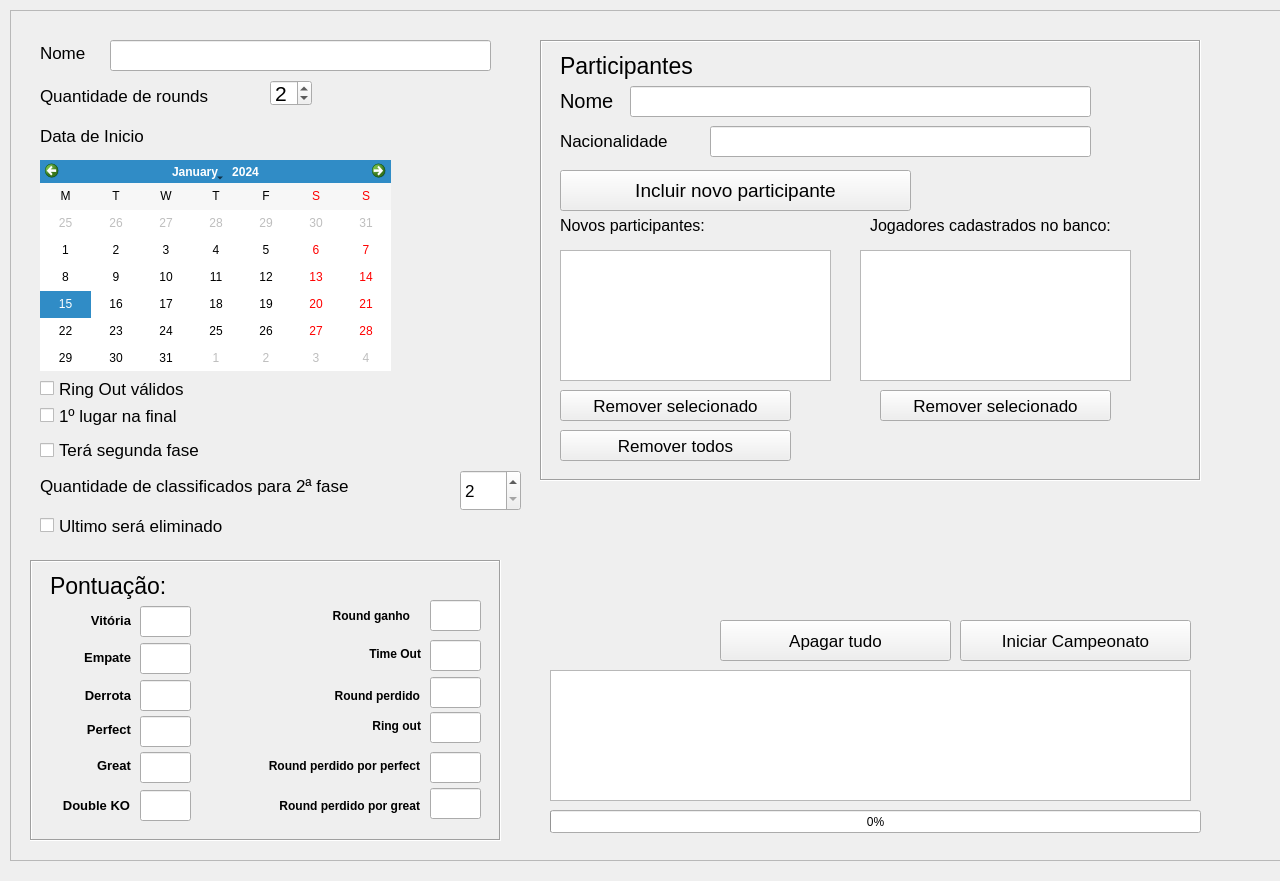
<?xml version="1.0" encoding="UTF-8"?>
<ui version="4.0">
 <class>CadastrarCampeonato</class>
 <widget class="QMainWindow" name="CadastrarCampeonato">
  <property name="windowModality">
   <enum>Qt::ApplicationModal</enum>
  </property>
  <property name="geometry">
   <rect>
    <x>0</x>
    <y>0</y>
    <width>1280</width>
    <height>881</height>
   </rect>
  </property>
  <property name="sizeIncrement">
   <size>
    <width>1</width>
    <height>1</height>
   </size>
  </property>
  <property name="baseSize">
   <size>
    <width>1280</width>
    <height>720</height>
   </size>
  </property>
  <property name="windowTitle">
   <string>MainWindow</string>
  </property>
  <widget class="QWidget" name="centralwidget">
   <widget class="QFrame" name="frame">
    <property name="geometry">
     <rect>
      <x>10</x>
      <y>10</y>
      <width>1280</width>
      <height>851</height>
     </rect>
    </property>
    <property name="minimumSize">
     <size>
      <width>0</width>
      <height>0</height>
     </size>
    </property>
    <property name="maximumSize">
     <size>
      <width>3840</width>
      <height>2160</height>
     </size>
    </property>
    <property name="frameShape">
     <enum>QFrame::StyledPanel</enum>
    </property>
    <property name="frameShadow">
     <enum>QFrame::Raised</enum>
    </property>
    <widget class="QLabel" name="label">
     <property name="geometry">
      <rect>
       <x>30</x>
       <y>30</y>
       <width>90</width>
       <height>25</height>
      </rect>
     </property>
     <property name="font">
      <font>
       <pointsize>13</pointsize>
      </font>
     </property>
     <property name="text">
      <string>Nome</string>
     </property>
    </widget>
    <widget class="QLineEdit" name="campoNome">
     <property name="geometry">
      <rect>
       <x>100</x>
       <y>30</y>
       <width>381</width>
       <height>31</height>
      </rect>
     </property>
     <property name="font">
      <font>
       <pointsize>16</pointsize>
      </font>
     </property>
    </widget>
    <widget class="QLabel" name="label_2">
     <property name="geometry">
      <rect>
       <x>30</x>
       <y>70</y>
       <width>300</width>
       <height>31</height>
      </rect>
     </property>
     <property name="font">
      <font>
       <pointsize>13</pointsize>
      </font>
     </property>
     <property name="text">
      <string>Quantidade de rounds</string>
     </property>
    </widget>
    <widget class="QSpinBox" name="spinBox">
     <property name="geometry">
      <rect>
       <x>260</x>
       <y>70</y>
       <width>42</width>
       <height>26</height>
      </rect>
     </property>
     <property name="font">
      <font>
       <pointsize>16</pointsize>
      </font>
     </property>
     <property name="minimum">
      <number>1</number>
     </property>
     <property name="maximum">
      <number>5</number>
     </property>
     <property name="value">
      <number>2</number>
     </property>
    </widget>
    <widget class="QLabel" name="label_3">
     <property name="geometry">
      <rect>
       <x>30</x>
       <y>110</y>
       <width>200</width>
       <height>31</height>
      </rect>
     </property>
     <property name="font">
      <font>
       <pointsize>13</pointsize>
      </font>
     </property>
     <property name="text">
      <string>Data de Inicio</string>
     </property>
    </widget>
    <widget class="QCalendarWidget" name="calendarWidget">
     <property name="geometry">
      <rect>
       <x>30</x>
       <y>150</y>
       <width>351</width>
       <height>211</height>
      </rect>
     </property>
     <property name="toolTip">
      <string>Inserir a data do inicio do campeonato</string>
     </property>
     <property name="horizontalHeaderFormat">
      <enum>QCalendarWidget::SingleLetterDayNames</enum>
     </property>
     <property name="verticalHeaderFormat">
      <enum>QCalendarWidget::NoVerticalHeader</enum>
     </property>
     <property name="navigationBarVisible">
      <bool>true</bool>
     </property>
     <property name="dateEditEnabled">
      <bool>true</bool>
     </property>
     <property name="dateEditAcceptDelay">
      <number>1500</number>
     </property>
    </widget>
    <widget class="QFrame" name="frame_2">
     <property name="geometry">
      <rect>
       <x>530</x>
       <y>30</y>
       <width>661</width>
       <height>441</height>
      </rect>
     </property>
     <property name="sizePolicy">
      <sizepolicy hsizetype="Fixed" vsizetype="Fixed">
       <horstretch>0</horstretch>
       <verstretch>0</verstretch>
      </sizepolicy>
     </property>
     <property name="frameShape">
      <enum>QFrame::Box</enum>
     </property>
     <property name="frameShadow">
      <enum>QFrame::Sunken</enum>
     </property>
     <widget class="QLabel" name="label_4">
      <property name="geometry">
       <rect>
        <x>20</x>
        <y>10</y>
        <width>161</width>
        <height>31</height>
       </rect>
      </property>
      <property name="font">
       <font>
        <pointsize>17</pointsize>
       </font>
      </property>
      <property name="text">
       <string>Participantes</string>
      </property>
     </widget>
     <widget class="QLabel" name="label_5">
      <property name="geometry">
       <rect>
        <x>20</x>
        <y>50</y>
        <width>71</width>
        <height>21</height>
       </rect>
      </property>
      <property name="font">
       <font>
        <pointsize>15</pointsize>
       </font>
      </property>
      <property name="text">
       <string>Nome</string>
      </property>
     </widget>
     <widget class="QLineEdit" name="campoNome_2">
      <property name="geometry">
       <rect>
        <x>90</x>
        <y>46</y>
        <width>461</width>
        <height>31</height>
       </rect>
      </property>
      <property name="font">
       <font>
        <pointsize>16</pointsize>
       </font>
      </property>
     </widget>
     <widget class="QLineEdit" name="campoNacionalidade">
      <property name="geometry">
       <rect>
        <x>170</x>
        <y>86</y>
        <width>381</width>
        <height>31</height>
       </rect>
      </property>
      <property name="font">
       <font>
        <pointsize>16</pointsize>
       </font>
      </property>
     </widget>
     <widget class="QLabel" name="label_6">
      <property name="geometry">
       <rect>
        <x>20</x>
        <y>90</y>
        <width>151</width>
        <height>21</height>
       </rect>
      </property>
      <property name="font">
       <font>
        <pointsize>13</pointsize>
       </font>
      </property>
      <property name="text">
       <string>Nacionalidade</string>
      </property>
     </widget>
     <widget class="QPushButton" name="botaoIncluir">
      <property name="geometry">
       <rect>
        <x>20</x>
        <y>130</y>
        <width>351</width>
        <height>41</height>
       </rect>
      </property>
      <property name="font">
       <font>
        <pointsize>14</pointsize>
       </font>
      </property>
      <property name="text">
       <string>Incluir novo participante</string>
      </property>
     </widget>
     <widget class="QListWidget" name="listWidget">
      <property name="geometry">
       <rect>
        <x>20</x>
        <y>210</y>
        <width>271</width>
        <height>131</height>
       </rect>
      </property>
      <property name="font">
       <font>
        <pointsize>12</pointsize>
       </font>
      </property>
      <property name="selectionMode">
       <enum>QAbstractItemView::SingleSelection</enum>
      </property>
     </widget>
     <widget class="QLabel" name="label_7">
      <property name="geometry">
       <rect>
        <x>20</x>
        <y>170</y>
        <width>211</width>
        <height>31</height>
       </rect>
      </property>
      <property name="font">
       <font>
        <pointsize>12</pointsize>
       </font>
      </property>
      <property name="text">
       <string>Novos participantes:</string>
      </property>
     </widget>
     <widget class="QPushButton" name="botaoRemoverSelecionado">
      <property name="geometry">
       <rect>
        <x>20</x>
        <y>350</y>
        <width>231</width>
        <height>31</height>
       </rect>
      </property>
      <property name="font">
       <font>
        <pointsize>13</pointsize>
       </font>
      </property>
      <property name="text">
       <string>Remover selecionado</string>
      </property>
     </widget>
     <widget class="QPushButton" name="botaoRemoverTodos">
      <property name="geometry">
       <rect>
        <x>20</x>
        <y>390</y>
        <width>231</width>
        <height>31</height>
       </rect>
      </property>
      <property name="font">
       <font>
        <pointsize>13</pointsize>
       </font>
      </property>
      <property name="text">
       <string>Remover todos</string>
      </property>
     </widget>
     <widget class="QListWidget" name="listWidget_2">
      <property name="geometry">
       <rect>
        <x>320</x>
        <y>210</y>
        <width>271</width>
        <height>131</height>
       </rect>
      </property>
      <property name="font">
       <font>
        <pointsize>12</pointsize>
       </font>
      </property>
      <property name="selectionMode">
       <enum>QAbstractItemView::SingleSelection</enum>
      </property>
     </widget>
     <widget class="QPushButton" name="botaoRemoverSelecionado_2">
      <property name="geometry">
       <rect>
        <x>340</x>
        <y>350</y>
        <width>231</width>
        <height>31</height>
       </rect>
      </property>
      <property name="font">
       <font>
        <pointsize>13</pointsize>
       </font>
      </property>
      <property name="text">
       <string>Remover selecionado</string>
      </property>
     </widget>
     <widget class="QLabel" name="label_20">
      <property name="geometry">
       <rect>
        <x>330</x>
        <y>170</y>
        <width>291</width>
        <height>31</height>
       </rect>
      </property>
      <property name="font">
       <font>
        <pointsize>12</pointsize>
       </font>
      </property>
      <property name="text">
       <string>Jogadores cadastrados no banco:</string>
      </property>
     </widget>
    </widget>
    <widget class="QFrame" name="frame_3">
     <property name="geometry">
      <rect>
       <x>20</x>
       <y>550</y>
       <width>471</width>
       <height>281</height>
      </rect>
     </property>
     <property name="minimumSize">
      <size>
       <width>0</width>
       <height>0</height>
      </size>
     </property>
     <property name="frameShape">
      <enum>QFrame::Box</enum>
     </property>
     <property name="frameShadow">
      <enum>QFrame::Sunken</enum>
     </property>
     <widget class="QLabel" name="label_8">
      <property name="geometry">
       <rect>
        <x>20</x>
        <y>10</y>
        <width>161</width>
        <height>31</height>
       </rect>
      </property>
      <property name="font">
       <font>
        <pointsize>17</pointsize>
       </font>
      </property>
      <property name="text">
       <string>Pontuação:</string>
      </property>
     </widget>
     <widget class="QLabel" name="label_9">
      <property name="geometry">
       <rect>
        <x>20</x>
        <y>50</y>
        <width>81</width>
        <height>21</height>
       </rect>
      </property>
      <property name="font">
       <font>
        <pointsize>10</pointsize>
        <weight>75</weight>
        <bold>true</bold>
       </font>
      </property>
      <property name="text">
       <string>Vitória</string>
      </property>
      <property name="alignment">
       <set>Qt::AlignRight|Qt::AlignTrailing|Qt::AlignVCenter</set>
      </property>
     </widget>
     <widget class="QLineEdit" name="campoVitoria">
      <property name="geometry">
       <rect>
        <x>110</x>
        <y>46</y>
        <width>51</width>
        <height>31</height>
       </rect>
      </property>
      <property name="font">
       <font>
        <pointsize>16</pointsize>
       </font>
      </property>
      <property name="text">
       <string/>
      </property>
      <property name="maxLength">
       <number>4</number>
      </property>
     </widget>
     <widget class="QLabel" name="label_10">
      <property name="geometry">
       <rect>
        <x>20</x>
        <y>82</y>
        <width>81</width>
        <height>31</height>
       </rect>
      </property>
      <property name="font">
       <font>
        <pointsize>10</pointsize>
        <weight>75</weight>
        <bold>true</bold>
       </font>
      </property>
      <property name="text">
       <string>Empate</string>
      </property>
      <property name="alignment">
       <set>Qt::AlignRight|Qt::AlignTrailing|Qt::AlignVCenter</set>
      </property>
     </widget>
     <widget class="QLineEdit" name="campoEmpate">
      <property name="geometry">
       <rect>
        <x>110</x>
        <y>83</y>
        <width>51</width>
        <height>31</height>
       </rect>
      </property>
      <property name="font">
       <font>
        <pointsize>16</pointsize>
       </font>
      </property>
      <property name="text">
       <string/>
      </property>
      <property name="maxLength">
       <number>4</number>
      </property>
     </widget>
     <widget class="QLineEdit" name="campoDerrota">
      <property name="geometry">
       <rect>
        <x>110</x>
        <y>120</y>
        <width>51</width>
        <height>31</height>
       </rect>
      </property>
      <property name="font">
       <font>
        <pointsize>16</pointsize>
       </font>
      </property>
      <property name="text">
       <string/>
      </property>
      <property name="maxLength">
       <number>4</number>
      </property>
     </widget>
     <widget class="QLabel" name="label_11">
      <property name="geometry">
       <rect>
        <x>20</x>
        <y>120</y>
        <width>81</width>
        <height>31</height>
       </rect>
      </property>
      <property name="font">
       <font>
        <pointsize>10</pointsize>
        <weight>75</weight>
        <bold>true</bold>
       </font>
      </property>
      <property name="text">
       <string>Derrota</string>
      </property>
      <property name="alignment">
       <set>Qt::AlignRight|Qt::AlignTrailing|Qt::AlignVCenter</set>
      </property>
     </widget>
     <widget class="QLabel" name="label_12">
      <property name="geometry">
       <rect>
        <x>20</x>
        <y>154</y>
        <width>81</width>
        <height>31</height>
       </rect>
      </property>
      <property name="font">
       <font>
        <pointsize>10</pointsize>
        <weight>75</weight>
        <bold>true</bold>
       </font>
      </property>
      <property name="text">
       <string>Perfect</string>
      </property>
      <property name="alignment">
       <set>Qt::AlignRight|Qt::AlignTrailing|Qt::AlignVCenter</set>
      </property>
     </widget>
     <widget class="QLineEdit" name="campoPerfect">
      <property name="geometry">
       <rect>
        <x>110</x>
        <y>156</y>
        <width>51</width>
        <height>31</height>
       </rect>
      </property>
      <property name="font">
       <font>
        <pointsize>16</pointsize>
       </font>
      </property>
      <property name="text">
       <string/>
      </property>
      <property name="maxLength">
       <number>4</number>
      </property>
     </widget>
     <widget class="QLineEdit" name="campoGreat">
      <property name="geometry">
       <rect>
        <x>110</x>
        <y>192</y>
        <width>51</width>
        <height>31</height>
       </rect>
      </property>
      <property name="font">
       <font>
        <pointsize>16</pointsize>
       </font>
      </property>
      <property name="text">
       <string/>
      </property>
      <property name="maxLength">
       <number>4</number>
      </property>
     </widget>
     <widget class="QLabel" name="label_13">
      <property name="geometry">
       <rect>
        <x>20</x>
        <y>190</y>
        <width>81</width>
        <height>31</height>
       </rect>
      </property>
      <property name="font">
       <font>
        <pointsize>10</pointsize>
        <weight>75</weight>
        <bold>true</bold>
       </font>
      </property>
      <property name="text">
       <string>Great</string>
      </property>
      <property name="alignment">
       <set>Qt::AlignRight|Qt::AlignTrailing|Qt::AlignVCenter</set>
      </property>
     </widget>
     <widget class="QLabel" name="label_14">
      <property name="geometry">
       <rect>
        <x>280</x>
        <y>40</y>
        <width>100</width>
        <height>31</height>
       </rect>
      </property>
      <property name="font">
       <font>
        <pointsize>9</pointsize>
        <weight>75</weight>
        <bold>true</bold>
       </font>
      </property>
      <property name="text">
       <string>Round ganho</string>
      </property>
      <property name="alignment">
       <set>Qt::AlignRight|Qt::AlignTrailing|Qt::AlignVCenter</set>
      </property>
     </widget>
     <widget class="QLineEdit" name="campoDoubleKO">
      <property name="geometry">
       <rect>
        <x>110</x>
        <y>230</y>
        <width>51</width>
        <height>31</height>
       </rect>
      </property>
      <property name="font">
       <font>
        <pointsize>16</pointsize>
       </font>
      </property>
      <property name="text">
       <string/>
      </property>
      <property name="maxLength">
       <number>4</number>
      </property>
     </widget>
     <widget class="QLabel" name="label_15">
      <property name="geometry">
       <rect>
        <x>0</x>
        <y>230</y>
        <width>100</width>
        <height>31</height>
       </rect>
      </property>
      <property name="font">
       <font>
        <pointsize>10</pointsize>
        <weight>75</weight>
        <bold>true</bold>
       </font>
      </property>
      <property name="text">
       <string>Double KO</string>
      </property>
      <property name="alignment">
       <set>Qt::AlignRight|Qt::AlignTrailing|Qt::AlignVCenter</set>
      </property>
     </widget>
     <widget class="QLineEdit" name="campoRoundGanho">
      <property name="geometry">
       <rect>
        <x>400</x>
        <y>40</y>
        <width>51</width>
        <height>31</height>
       </rect>
      </property>
      <property name="font">
       <font>
        <pointsize>16</pointsize>
       </font>
      </property>
      <property name="text">
       <string/>
      </property>
      <property name="maxLength">
       <number>4</number>
      </property>
     </widget>
     <widget class="QLineEdit" name="campoTimeOut">
      <property name="geometry">
       <rect>
        <x>400</x>
        <y>80</y>
        <width>51</width>
        <height>31</height>
       </rect>
      </property>
      <property name="font">
       <font>
        <pointsize>16</pointsize>
       </font>
      </property>
      <property name="text">
       <string/>
      </property>
      <property name="maxLength">
       <number>4</number>
      </property>
     </widget>
     <widget class="QLabel" name="label_16">
      <property name="geometry">
       <rect>
        <x>300</x>
        <y>78</y>
        <width>91</width>
        <height>31</height>
       </rect>
      </property>
      <property name="font">
       <font>
        <pointsize>9</pointsize>
        <weight>75</weight>
        <bold>true</bold>
       </font>
      </property>
      <property name="text">
       <string>Time Out</string>
      </property>
      <property name="alignment">
       <set>Qt::AlignRight|Qt::AlignTrailing|Qt::AlignVCenter</set>
      </property>
     </widget>
     <widget class="QLabel" name="label_17">
      <property name="geometry">
       <rect>
        <x>270</x>
        <y>120</y>
        <width>120</width>
        <height>31</height>
       </rect>
      </property>
      <property name="font">
       <font>
        <pointsize>9</pointsize>
        <weight>75</weight>
        <bold>true</bold>
       </font>
      </property>
      <property name="text">
       <string>Round perdido</string>
      </property>
      <property name="alignment">
       <set>Qt::AlignRight|Qt::AlignTrailing|Qt::AlignVCenter</set>
      </property>
     </widget>
     <widget class="QLineEdit" name="campoRndMenos">
      <property name="geometry">
       <rect>
        <x>400</x>
        <y>117</y>
        <width>51</width>
        <height>31</height>
       </rect>
      </property>
      <property name="font">
       <font>
        <pointsize>16</pointsize>
       </font>
      </property>
      <property name="text">
       <string/>
      </property>
      <property name="maxLength">
       <number>4</number>
      </property>
     </widget>
     <widget class="QLabel" name="label_18">
      <property name="geometry">
       <rect>
        <x>190</x>
        <y>190</y>
        <width>200</width>
        <height>31</height>
       </rect>
      </property>
      <property name="font">
       <font>
        <pointsize>9</pointsize>
        <weight>75</weight>
        <bold>true</bold>
       </font>
      </property>
      <property name="text">
       <string>Round perdido por perfect</string>
      </property>
      <property name="alignment">
       <set>Qt::AlignRight|Qt::AlignTrailing|Qt::AlignVCenter</set>
      </property>
     </widget>
     <widget class="QLineEdit" name="campoPerfectTomado">
      <property name="geometry">
       <rect>
        <x>400</x>
        <y>192</y>
        <width>51</width>
        <height>31</height>
       </rect>
      </property>
      <property name="font">
       <font>
        <pointsize>16</pointsize>
       </font>
      </property>
      <property name="text">
       <string/>
      </property>
      <property name="maxLength">
       <number>4</number>
      </property>
     </widget>
     <widget class="QLabel" name="label_19">
      <property name="geometry">
       <rect>
        <x>190</x>
        <y>230</y>
        <width>200</width>
        <height>31</height>
       </rect>
      </property>
      <property name="font">
       <font>
        <pointsize>9</pointsize>
        <weight>75</weight>
        <bold>true</bold>
       </font>
      </property>
      <property name="text">
       <string>Round perdido por great</string>
      </property>
      <property name="alignment">
       <set>Qt::AlignRight|Qt::AlignTrailing|Qt::AlignVCenter</set>
      </property>
     </widget>
     <widget class="QLineEdit" name="campoGreatTomado">
      <property name="geometry">
       <rect>
        <x>400</x>
        <y>228</y>
        <width>51</width>
        <height>31</height>
       </rect>
      </property>
      <property name="font">
       <font>
        <pointsize>16</pointsize>
       </font>
      </property>
      <property name="text">
       <string/>
      </property>
      <property name="maxLength">
       <number>4</number>
      </property>
     </widget>
     <widget class="QLineEdit" name="campoRingOut">
      <property name="geometry">
       <rect>
        <x>400</x>
        <y>152</y>
        <width>51</width>
        <height>31</height>
       </rect>
      </property>
      <property name="font">
       <font>
        <pointsize>16</pointsize>
       </font>
      </property>
      <property name="text">
       <string/>
      </property>
      <property name="maxLength">
       <number>4</number>
      </property>
     </widget>
     <widget class="QLabel" name="label_21">
      <property name="geometry">
       <rect>
        <x>220</x>
        <y>150</y>
        <width>171</width>
        <height>31</height>
       </rect>
      </property>
      <property name="font">
       <font>
        <pointsize>9</pointsize>
        <weight>75</weight>
        <bold>true</bold>
       </font>
      </property>
      <property name="text">
       <string>Ring out</string>
      </property>
      <property name="alignment">
       <set>Qt::AlignRight|Qt::AlignTrailing|Qt::AlignVCenter</set>
      </property>
     </widget>
    </widget>
    <widget class="QProgressBar" name="progressBar">
     <property name="geometry">
      <rect>
       <x>540</x>
       <y>800</y>
       <width>651</width>
       <height>23</height>
      </rect>
     </property>
     <property name="value">
      <number>0</number>
     </property>
    </widget>
    <widget class="QTextEdit" name="campoStatus">
     <property name="geometry">
      <rect>
       <x>540</x>
       <y>660</y>
       <width>641</width>
       <height>131</height>
      </rect>
     </property>
     <property name="focusPolicy">
      <enum>Qt::NoFocus</enum>
     </property>
     <property name="contextMenuPolicy">
      <enum>Qt::DefaultContextMenu</enum>
     </property>
     <property name="readOnly">
      <bool>true</bool>
     </property>
     <property name="textInteractionFlags">
      <set>Qt::NoTextInteraction</set>
     </property>
    </widget>
    <widget class="QPushButton" name="botaoApagar">
     <property name="geometry">
      <rect>
       <x>710</x>
       <y>610</y>
       <width>231</width>
       <height>41</height>
      </rect>
     </property>
     <property name="font">
      <font>
       <pointsize>13</pointsize>
      </font>
     </property>
     <property name="text">
      <string>Apagar tudo</string>
     </property>
    </widget>
    <widget class="QPushButton" name="botaoIniciarCampeonato">
     <property name="geometry">
      <rect>
       <x>950</x>
       <y>610</y>
       <width>231</width>
       <height>41</height>
      </rect>
     </property>
     <property name="font">
      <font>
       <pointsize>13</pointsize>
      </font>
     </property>
     <property name="text">
      <string>Iniciar Campeonato</string>
     </property>
    </widget>
    <widget class="QLabel" name="label_24">
     <property name="geometry">
      <rect>
       <x>30</x>
       <y>460</y>
       <width>411</width>
       <height>31</height>
      </rect>
     </property>
     <property name="font">
      <font>
       <pointsize>13</pointsize>
      </font>
     </property>
     <property name="text">
      <string>Quantidade de classificados para 2ª fase</string>
     </property>
    </widget>
    <widget class="QCheckBox" name="checkBox_primeiroLugarFinal">
     <property name="geometry">
      <rect>
       <x>30</x>
       <y>390</y>
       <width>191</width>
       <height>31</height>
      </rect>
     </property>
     <property name="font">
      <font>
       <pointsize>13</pointsize>
      </font>
     </property>
     <property name="text">
      <string>1º lugar na final</string>
     </property>
    </widget>
    <widget class="QCheckBox" name="checkBox_2fase">
     <property name="geometry">
      <rect>
       <x>30</x>
       <y>430</y>
       <width>221</width>
       <height>20</height>
      </rect>
     </property>
     <property name="font">
      <font>
       <pointsize>13</pointsize>
      </font>
     </property>
     <property name="text">
      <string>Terá segunda fase</string>
     </property>
    </widget>
    <widget class="QSpinBox" name="spinBox_2">
     <property name="geometry">
      <rect>
       <x>450</x>
       <y>460</y>
       <width>61</width>
       <height>41</height>
      </rect>
     </property>
     <property name="font">
      <font>
       <pointsize>13</pointsize>
      </font>
     </property>
     <property name="minimum">
      <number>2</number>
     </property>
     <property name="maximum">
      <number>16</number>
     </property>
     <property name="singleStep">
      <number>2</number>
     </property>
    </widget>
    <widget class="QCheckBox" name="checkBox_ultimo">
     <property name="geometry">
      <rect>
       <x>30</x>
       <y>500</y>
       <width>261</width>
       <height>31</height>
      </rect>
     </property>
     <property name="font">
      <font>
       <pointsize>13</pointsize>
      </font>
     </property>
     <property name="text">
      <string>Ultimo será eliminado</string>
     </property>
    </widget>
    <widget class="QCheckBox" name="checkBox_RingOut">
     <property name="geometry">
      <rect>
       <x>30</x>
       <y>363</y>
       <width>191</width>
       <height>31</height>
      </rect>
     </property>
     <property name="font">
      <font>
       <pointsize>13</pointsize>
      </font>
     </property>
     <property name="text">
      <string>Ring Out válidos</string>
     </property>
    </widget>
   </widget>
  </widget>
 </widget>
 <resources/>
 <connections/>
</ui>
